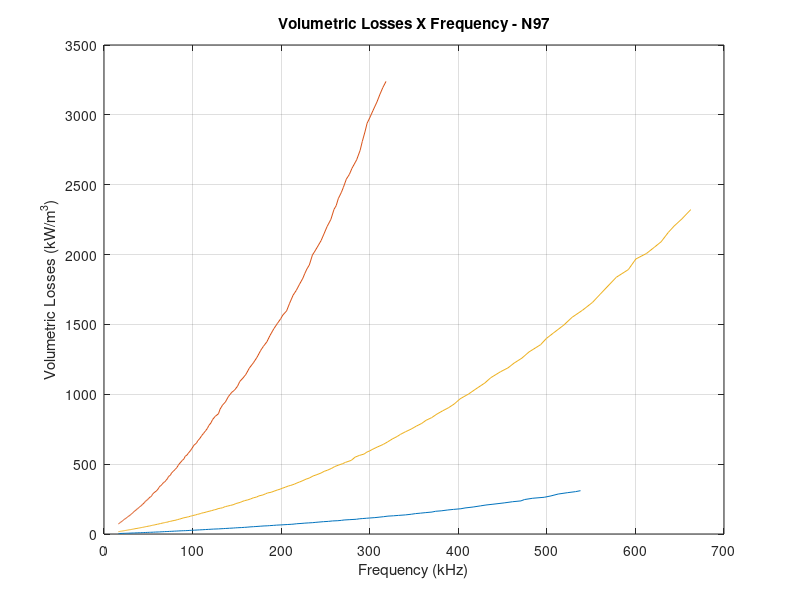

Write MATLAB code to recreate this figure.
clear all;
close all;
warning ('off','all');
clc;

addpath('Datasources');

%% Perdas Volumétricas x Frequência
% Curva para B_max = 0.05T

load B1

% Eixo x = Frequência
x_escalalog = logspace(1,3,100000);
x_escalalin = linspace(10,1000,100000);
x1 = interp1(x_escalalin',x_escalalog',B1(:,1));

% Eixo y = Perdas volumétricas
y_escalalog = logspace(-1,4,100000);
y_escalalin = linspace(0.1,10000,100000);
y1 = interp1(y_escalalin',y_escalalog',B1(:,2));

% Mostrar gráfico
plot(x1,y1);
hold on;
grid on;
xlabel ('Frequency (kHz)');
ylabel ('Volumetric Losses (kW/m^3)');
title ('Volumetric Losses X Frequency - N97'); %azul


%% Perdas Volumétricas x Frequência
% Curva para B_max = 0.2T

load B2

% Eixo x = Frequência
x_escalalog = logspace(1,3,100000);
x_escalalin = linspace(10,1000,100000);
x2 = interp1(x_escalalin',x_escalalog',B2(:,1));

% Eixo y = Perdas volumétricas
y_escalalog = logspace(-1,4,100000);
y_escalalin = linspace(0.1,10000,100000);
y2 = interp1(y_escalalin',y_escalalog',B2(:,2));

% Mostrar gráfico
plot(x2,y2);
hold on;
grid on;
xlabel ('Frequency (kHz)');
ylabel ('Volumetric Losses (kW/m^3)');
title ('Volumetric Losses X Frequency - N97'); %vermelha


%% Perdas Volumétricas x Frequência
% Curva para B_max = 0.1T

load B3

% Eixo x = Frequência
x_escalalog = logspace(1,3,100000);
x_escalalin = linspace(10,1000,100000);
x3 = interp1(x_escalalin',x_escalalog',B3(:,1));

% Eixo y = Perdas volumétricas
y_escalalog = logspace(-1,4,100000);
y_escalalin = linspace(0.1,10000,100000);
y3 = interp1(y_escalalin',y_escalalog',B3(:,2));

% Mostrar gráfico
plot(x3,y3);
hold on;
grid on;
xlabel ('Frequency (kHz)');
ylabel ('Volumetric Losses (kW/m^3)');
title ('Volumetric Losses X Frequency - N97'); %amarela


%% Perdas Volumétricas para cada curva

Target.f_min = 50;	% Min frequency - kHz
Target.f_max = 300;	% Max frequency - kHz
Range_f = Target.f_min:50:Target.f_max;

for i = Target.f_min:Target.f_max
    Pv_B1 = interp1(x1,y1,Range_f);
    Pv_B2 = interp1(x2,y2,Range_f);
    Pv_B3 = interp1(x3,y3,Range_f);
    i = i+1;
end

%% Pontos para cálculos dos coeficientes de Steinmetz

f1 = 200; %kHz
f3 = 100; %kHz
f4 = 300; %kHz

B_1 = 0.5e-3; %T
B_2 = 200e-3; %T
B_3 = 100e-3; %T

P_p1 = interp1(x1,y1,f1);
P_p2 = interp1(x2,y2,f1);
P_p3 = interp1(x3,y3,f3);
P_p4 = interp1(x3,y3,f4);


%% Cálculo dos coeficientes de Steinmetz

% Frequência fixa f1 = 200kHz, varia fluxo
Beta = (log(P_p1)-log(P_p2))/(log(B_1)-log(B_2))

% Fluxo magnético fixo B_3 = 100mT, varia frequência
Alpha = (log(P_p3)-log(P_p4))/(log(f1)-log(f4))

% Coeficiente Cm
Cm = 10^((-Beta*log(B_3))+(-Alpha*log(f3))+log(P_p3))


%% Cálculo das perdas volumétricas para volume, frequência e fluxo fixos

fsw = 300e3;
Bm = 200e-3;
V = 1;
Tsw = 1/fsw;

% tsw = 0:1e-3:Tsw
% 
% Range_B = 0:1e-3:200e-3;
% 
% g = (diff(Range_B)).^2;
% 
% c = integral(g,0,Tsw)
% 
% feq = (2/(((200e-3)^2)*(pi^2)))   
% 
% Pv_B2
% 
% % Simplified Steinmetz Equation - Tese Renan
% Volumetric_LossR = Cm * (feq^(Alpha)) * (Bm^Beta) * fsw 
% 
% % Steinmetz Equation - Tese Maikel
% Volumetric_LossM = (pi/4) * Cm * (fsw^Alpha) * (Bm^Beta) 




























